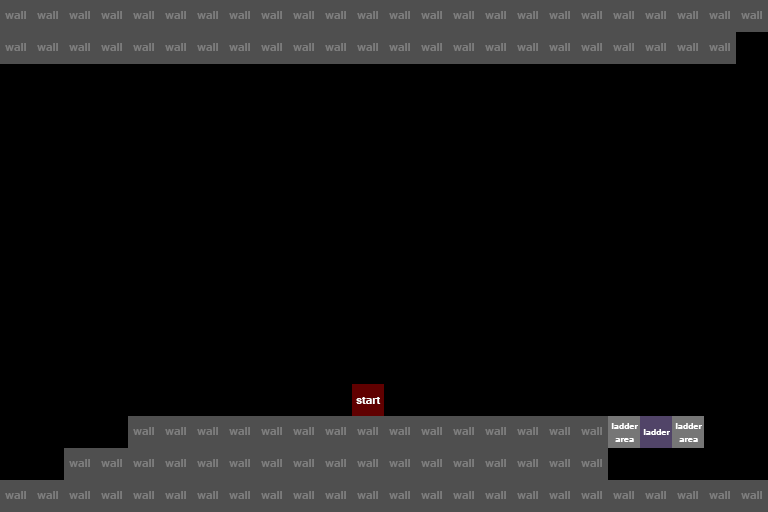

Tiled map render using the project's own tile images. Description and the map definition, with tile-layer contents summarised, below:
An orthogonal 24x16 tile map with 32x32 px tiles, 1 tile layer (structure).

<map version="1.0" orientation="orthogonal" width="24" height="16" tilewidth="32" tileheight="32">
 <properties>
  <property name="right" value="" />
 </properties>
 <tileset firstgid="1" name="tilemap" tilewidth="32" tileheight="32">
  <image source="../../tilemap.png" width="128" height="64" />
  <tile id="1">
   <properties>
    <property name="type" value="0" />
   </properties>
  </tile>
  <tile id="2">
   <properties>
    <property name="type" value="1" />
   </properties>
  </tile>
  <tile id="3">
   <properties>
    <property name="type" value="L" />
   </properties>
  </tile>
  <tile id="4">
   <properties>
    <property name="type" value="S" />
   </properties>
  </tile>
  <tile id="5">
   <properties>
    <property name="type" value="E" />
   </properties>
  </tile>
 </tileset>
 <layer name="structure" width="24" height="16">
  <data>[384 cells, 107 non-empty, 4 distinct tile ids]</data>
 </layer>
</map>
